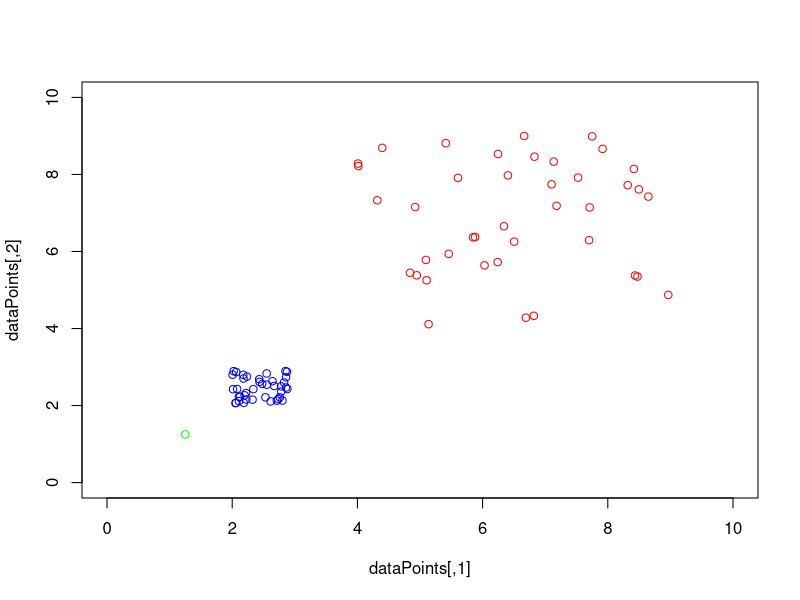
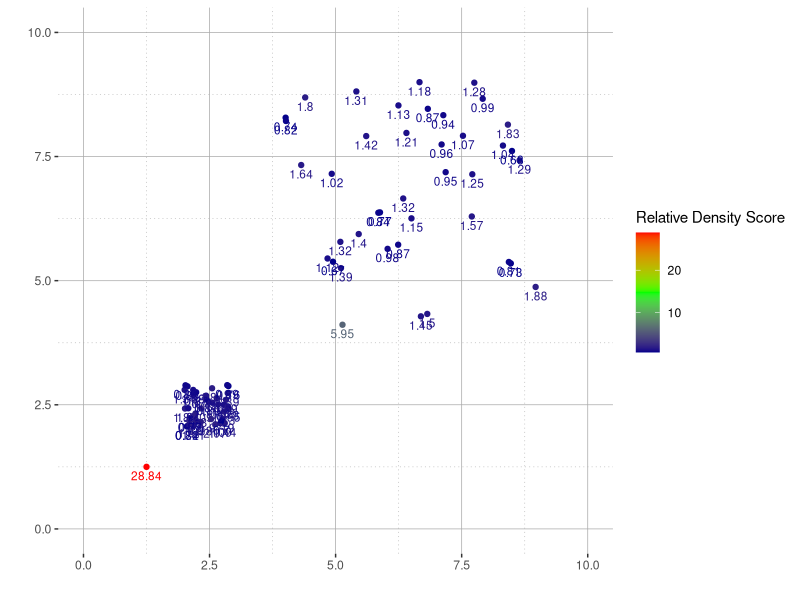
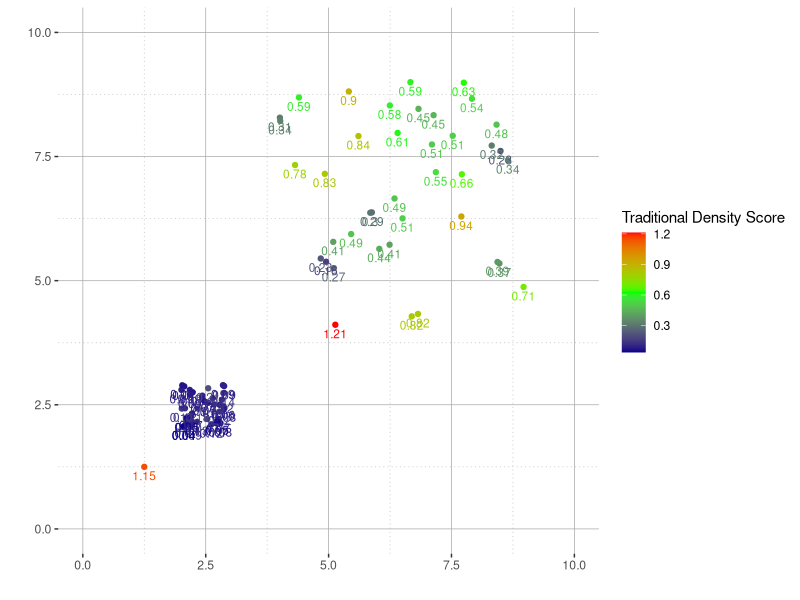

Write the R code that produced these figures, in order.
density <- function(k, i, distanceMatrix){
  d_id <- distanceMatrix[i,]
  b <- sort(d_id)
  return(k/sum(b[2:(k+1)]))
}

nearestNeighbors <- function(k, i, distanceMat){
  d_id <- distanceMat[i,]
  b <- sort(d_id)
  return(as.numeric(names(b[2:(k+1)])))
}

centroids <- matrix(c(9,9,2,2),nrow = 2,ncol = 2)
delta0 <- matrix(runif(80,0,5),ncol=2)
delta1 <- matrix(runif(80,0,.9),ncol=2)

d0<- centroids[,1] - delta0
d1<- centroids[,2] + delta1

dataPoints <- rbind(d0,d1,c(1.25,1.25))

#dPoints <- dataPoints[-41,]
#dataPoints <- rbind(dPoints,c(5,7.5))
k <- 2

plot(dataPoints,xlim = c(0,10),ylim = c(0,10), col = c(rep("red", 40),rep("blue", 40),"green"))

distanceMatrix <- as.matrix(dist(dataPoints))
densityVector <- vector()
Traditional_Density_Score <- vector()
Relative_Density_Score <- vector()

for (i in 1:nrow(dataPoints)){
  densityVector[i] <- density(k, i, distanceMatrix)
  Traditional_Density_Score[i] <- densityVector[i]^(-1)
}

for(i in 1:nrow(dataPoints)){
  nns <- nearestNeighbors(k, i, distanceMatrix)
  a <- 0
  for (j in nns){
    a <- a + density(k, j, distanceMatrix)
  }
  Relative_Density_Score[i] <- densityVector[i]*k/a
  Relative_Density_Score[i] <- Relative_Density_Score[i]^(-1)
}

library(ggplot2)

qplot(dataPoints[,1], dataPoints[,2], colour=Relative_Density_Score,xlim = c(0,10),ylim = c(0,10),xlab = "",ylab = "") +
    geom_text(aes(label=round(Relative_Density_Score,digits = 2)),hjust=0.5, vjust=1.5,size=3)+
#  geom_point(aes(size = relativeDensityVector^(-1))) + 
  scale_colour_gradientn(colours = c("darkblue","green","red"),name ='Relative Density Score') +
  theme(panel.background = element_rect(fill = "white"),
        panel.grid.major = element_line(colour = "darkgrey",size = 0.25),
        panel.grid.minor = element_line(colour = "grey",size = 0.25,linetype = "dotted"))

qplot(dataPoints[,1], dataPoints[,2], colour=Traditional_Density_Score,xlim = c(0,10),ylim = c(0,10),xlab = "",ylab = "") +
  geom_text(aes(label=round(Traditional_Density_Score,digits = 2)),hjust=0.5, vjust=1.5,size=3)+
  #  geom_point(aes(size = relativeDensityVector^(-1))) + 
  scale_colour_gradientn(colours = c("darkblue","green","red"),name ='Traditional Density Score') +
  theme(panel.background = element_rect(fill = "white"),
        panel.grid.major = element_line(colour = "darkgrey",size = 0.25),
        panel.grid.minor = element_line(colour = "grey",size = 0.25,linetype = "dotted"))

